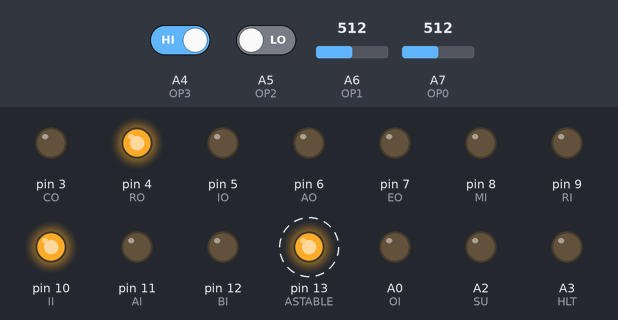
A sketch run on a simulated Arduino Nano, built with avr-gcc and run on an emulated ATmega328P. Shown: output pins drawn as LEDs (lit = HIGH). Dashed ring = blinking. The test bench sets the inputs (shaded band); at power-on: A4 (OP3) HIGH, A5 (OP2) LOW, A6 (OP1) = 512, A7 (OP0) = 512. Pins used as bus, display or sensor lines are not drawn.

Above: at 2.3 s.
2.4 s: A4 (OP3) driven LOW and A5 (OP2) driven HIGH
At 3.4 s:
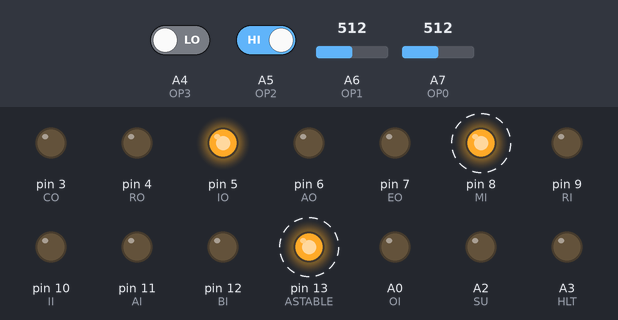
5.9 s: A6 (OP1) set to 528
At 7.4 s:
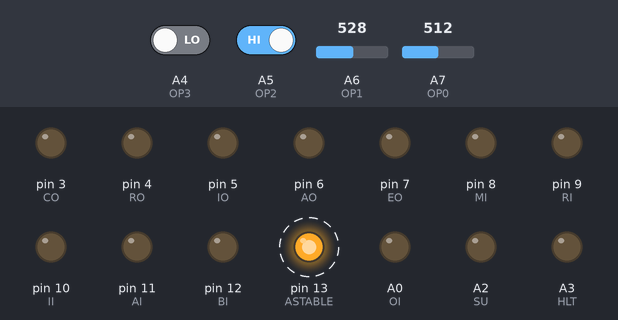
10.0 s: A4 (OP3) driven HIGH
At 12.4 s:
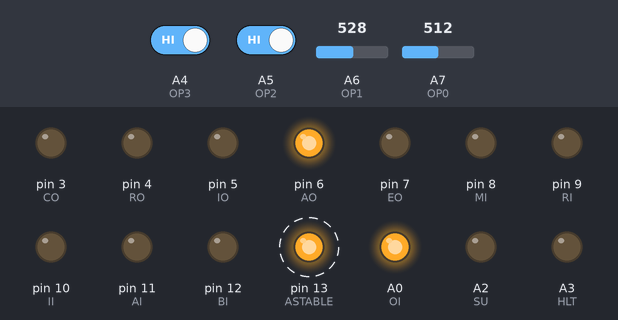
13.5 s: A7 (OP0) set to 526
At 14.3 s:
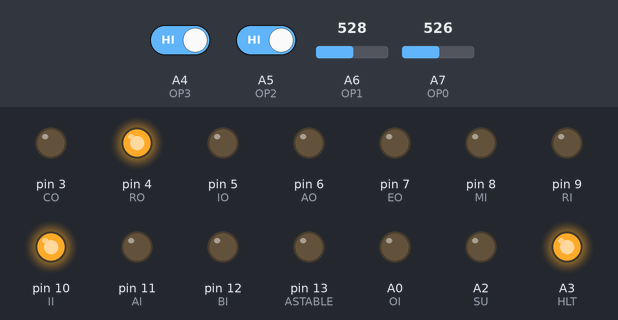
Timing chart, 0 to 16.0 s (numbered marks = the images above; inputs shaded):
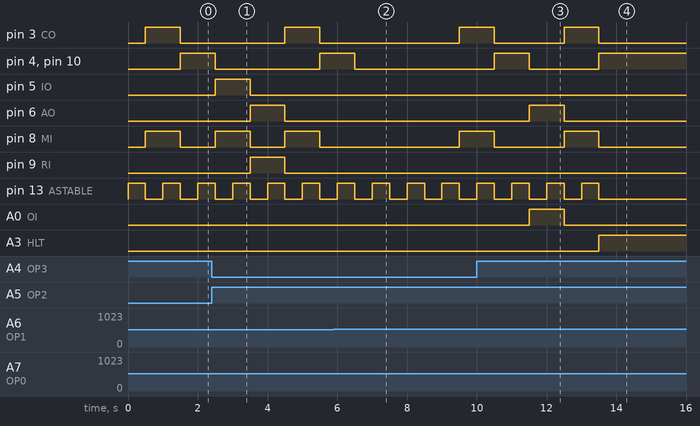

The sketch:

clock_control_unit.ino
```cpp
// -------- CLOCK PINS ----------
#define ASTABLE 13

// -------- CONTROL SIGNALS -----
#define CO 3   // PC -> Bus
#define RO 4   // RAM -> Bus
#define IO 5   // IR -> Bus
#define AO 6   // A -> Bus
#define EO 7   // ALU -> Bus

#define MI 8   // Bus -> MAR
#define RI 9   // Bus -> RAM
#define II 10  // Bus -> IR
#define AI 11  // Bus -> A
#define BI 12  // Bus -> B
#define OI A0  // Bus -> Output

#define CE A1  // PC increment
#define SU A2 // ALU subtraction
#define HLT A3 // Halt clock

// ------ OPCODE ------

#define OP0 A7
#define OP1 A6
#define OP2 A5
#define OP3 A4

//CONTROL UNIT VARIABLES
int step = 0;
static int isHalted = 0;

//CLOCK VARIABLES
int astableDelay = 500;


void setup() {

  //CLOCK
  pinMode(ASTABLE, OUTPUT);

  //CONTROL UNIT
  pinMode(CO, OUTPUT);
  pinMode(RO, OUTPUT);
  pinMode(IO, OUTPUT);
  pinMode(AO, OUTPUT);
  pinMode(EO, OUTPUT);

  pinMode(MI, OUTPUT);
  pinMode(RI, OUTPUT);
  pinMode(II, OUTPUT);
  pinMode(AI, OUTPUT);
  pinMode(BI, OUTPUT);
  pinMode(OI, OUTPUT);

  pinMode(CE, OUTPUT);
  pinMode(SU, OUTPUT);
  pinMode(HLT, OUTPUT);

  pinMode(OP0, INPUT);
  pinMode(OP1, INPUT);
  pinMode(OP2, INPUT);
  pinMode(OP3, INPUT);
}


void resetAll() {
  digitalWrite(CO, LOW);
  digitalWrite(RO, LOW);
  digitalWrite(IO, LOW);
  digitalWrite(AO, LOW);
  digitalWrite(EO, LOW);

  digitalWrite(MI, LOW);
  digitalWrite(RI, LOW);
  digitalWrite(II, LOW);
  digitalWrite(AI, LOW);
  digitalWrite(BI, LOW);
  digitalWrite(OI, LOW);

  digitalWrite(CE, LOW);
  digitalWrite(SU, LOW);
  digitalWrite(HLT, LOW);
}

//A6 and A7 cannot be directly taken as digital inputs
int getOpcodeBit(int pin) {
  if (pin == A6 || pin == A7) {
    return (analogRead(pin) > 512) ? 1 : 0;
  }
  return digitalRead(pin);
}

void loop() {
  // -------------------------
  // ASTABLE CLOCK (continuous)
  // -------------------------
  static int clockState = LOW;

  if (!isHalted)
  {
    clockState = !clockState;
    digitalWrite(ASTABLE, clockState);
  }

  // -------------------------
  // CONTROL UNIT
  // -------------------------
  // change control signals every low pulse

  if (clockState == LOW && !isHalted) {

    resetAll();

    // Timing Steps:
    // T0 → MAR ← PC
    // T1 → IR ← RAM, PC++
    // T2+ → Instruction execution

    // ---- FETCH ----
    if (step == 0) {        // T0
      digitalWrite(CO, HIGH);
      digitalWrite(MI, HIGH);
    }

    if (step == 1) {        // T1
      digitalWrite(RO, HIGH);
      digitalWrite(II, HIGH);
      digitalWrite(CE, HIGH);
    }

    // read opcode from IR
    int opcode =
        (getOpcodeBit(OP3) << 3) |
        (getOpcodeBit(OP2) << 2) |
        (getOpcodeBit(OP1) << 1) |
        (getOpcodeBit(OP0));

    // ---- NOP ----
    if (opcode == 0b0000) {
      step = -1;
    }

    // ---- LDA ----
    if (opcode == 0b0001) {

      if (step == 2) {
        digitalWrite(IO, HIGH);
        digitalWrite(MI, HIGH);
      }

      if (step == 3) {
        digitalWrite(RO, HIGH);
        digitalWrite(AI, HIGH);
        step = -1;
      }
    }

    // ---- ADD ----
    if (opcode == 0b0010) {

      if (step == 2) {
        digitalWrite(IO, HIGH);
        digitalWrite(MI, HIGH);
      }

      if (step == 3) {
        digitalWrite(RO, HIGH);
        digitalWrite(BI, HIGH);
      }

      if (step == 4) {
        digitalWrite(EO, HIGH);
        digitalWrite(AI, HIGH);
        step = -1;
      }
    }

    // ---- SUB ----
    if (opcode == 0b0011) {

      if (step == 2) {
        digitalWrite(IO, HIGH);
        digitalWrite(MI, HIGH);
      }

      if (step == 3) {
        digitalWrite(RO, HIGH);
        digitalWrite(BI, HIGH);
      }

      if (step == 4) {
        digitalWrite(EO, HIGH);
        digitalWrite(AI, HIGH);
        digitalWrite(SU, HIGH);
        step = -1;
      }
    }

    // ---- STA ----
    if (opcode == 0b0100) {

      if (step == 2) {
        digitalWrite(IO, HIGH);
        digitalWrite(MI, HIGH);
      }

      if (step == 3) {
        digitalWrite(AO, HIGH);
        digitalWrite(RI, HIGH);
        step = -1;
      }
    }

    // ---- OUT ----
    if (opcode == 0b1110) {

      if (step == 2) {
        digitalWrite(AO, HIGH);
        digitalWrite(OI, HIGH);
        step = -1;
      }
    }

    // ---- HLT ----
    if (opcode == 0b1111) {
      digitalWrite(HLT, HIGH);
      isHalted = 1;
    }

    step = (step + 1) % 5;
  }
  delay(astableDelay); //clock cycle changes after CU
}
```

Measured:
- the behaviour switches between 512 and 513 on A6 (OP1) (found by bisection; images 1 and 2)
- the behaviour switches between 512 and 513 on A7 (OP0) (found by bisection; images 3 and 4)
- after the input at 2.4 s, pin 3 (CO): LOW → HIGH after 2.1 s instead of 3.1 s; pin 5 (IO): LOW → HIGH after 0.10 s, → LOW 1.0 s later; pin 6 (AO), pin 9 (RI): LOW → HIGH after 1.1 s, → LOW 1.0 s later
- after the input at 5.9 s, pin 4 (RO), pin 10 (II): goes on until 6.5 s, then stays LOW; pin 5 (IO): stays LOW (without the input it goes to HIGH after 0.60 s); pin 6 (AO), pin 9 (RI): stays LOW (without the input it goes to HIGH after 1.6 s)
- after the input at 10.0 s, pin 6 (AO), A0 (OI): LOW → HIGH after 1.5 s, → LOW 1.0 s later
- after the input at 13.5 s, pin 3 (CO), pin 8 (MI), pin 13 (ASTABLE): goes on until 13.5 s, then stays LOW; pin 4 (RO), pin 10 (II): goes on until 13.5 s, then stays HIGH; pin 6 (AO), A0 (OI): stays LOW (without the input it goes to HIGH after 1.0 s); A3 (HLT): LOW → HIGH at once
- by itself, pin 13 (ASTABLE): alternates HIGH for 0.50 s and LOW for 0.50 s
